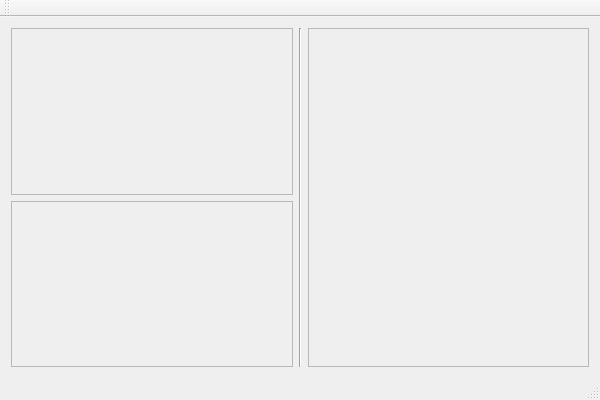
<?xml version="1.0" encoding="UTF-8"?>
<ui version="4.0">
 <class>QtMosaicClass</class>
 <widget class="QMainWindow" name="QtMosaicClass">
  <property name="geometry">
   <rect>
    <x>0</x>
    <y>0</y>
    <width>600</width>
    <height>400</height>
   </rect>
  </property>
  <property name="windowTitle">
   <string>QtMosaic</string>
  </property>
  <widget class="QWidget" name="centralWidget">
   <layout class="QGridLayout" name="gridLayout_4">
    <item row="0" column="0">
     <layout class="QHBoxLayout" name="horizontalLayout">
      <item>
       <layout class="QVBoxLayout" name="verticalLayout">
        <item>
         <widget class="QScrollArea" name="scrollArea_2">
          <property name="widgetResizable">
           <bool>true</bool>
          </property>
          <widget class="QWidget" name="scrollAreaWidgetContents_2">
           <property name="geometry">
            <rect>
             <x>0</x>
             <y>0</y>
             <width>279</width>
             <height>159</height>
            </rect>
           </property>
           <layout class="QGridLayout" name="gridLayout">
            <item row="0" column="0">
             <widget class="QLabel" name="originalImage">
              <property name="layoutDirection">
               <enum>Qt::LeftToRight</enum>
              </property>
              <property name="text">
               <string/>
              </property>
              <property name="alignment">
               <set>Qt::AlignCenter</set>
              </property>
             </widget>
            </item>
           </layout>
          </widget>
         </widget>
        </item>
        <item>
         <widget class="QScrollArea" name="scrollArea_3">
          <property name="widgetResizable">
           <bool>true</bool>
          </property>
          <widget class="QWidget" name="scrollAreaWidgetContents_3">
           <property name="geometry">
            <rect>
             <x>0</x>
             <y>0</y>
             <width>279</width>
             <height>159</height>
            </rect>
           </property>
           <layout class="QGridLayout" name="gridLayout_3">
            <item row="0" column="0">
             <widget class="QLabel" name="mosaicDatabase">
              <property name="text">
               <string/>
              </property>
              <property name="alignment">
               <set>Qt::AlignCenter</set>
              </property>
             </widget>
            </item>
           </layout>
          </widget>
         </widget>
        </item>
       </layout>
      </item>
      <item>
       <widget class="Line" name="line">
        <property name="orientation">
         <enum>Qt::Vertical</enum>
        </property>
       </widget>
      </item>
      <item>
       <widget class="QScrollArea" name="scrollArea">
        <property name="widgetResizable">
         <bool>true</bool>
        </property>
        <widget class="QWidget" name="scrollAreaWidgetContents">
         <property name="geometry">
          <rect>
           <x>0</x>
           <y>0</y>
           <width>280</width>
           <height>328</height>
          </rect>
         </property>
         <layout class="QGridLayout" name="gridLayout_2">
          <item row="0" column="0">
           <widget class="QLabel" name="mosaicLabel">
            <property name="text">
             <string/>
            </property>
            <property name="alignment">
             <set>Qt::AlignCenter</set>
            </property>
           </widget>
          </item>
         </layout>
        </widget>
       </widget>
      </item>
     </layout>
    </item>
   </layout>
  </widget>
  <widget class="QMenuBar" name="menuBar">
   <property name="geometry">
    <rect>
     <x>0</x>
     <y>0</y>
     <width>600</width>
     <height>20</height>
    </rect>
   </property>
  </widget>
  <widget class="QToolBar" name="mainToolBar">
   <attribute name="toolBarArea">
    <enum>TopToolBarArea</enum>
   </attribute>
   <attribute name="toolBarBreak">
    <bool>false</bool>
   </attribute>
  </widget>
  <widget class="QStatusBar" name="statusBar"/>
 </widget>
 <layoutdefault spacing="6" margin="11"/>
 <resources>
  <include location="qtmosaic.qrc"/>
 </resources>
 <connections/>
</ui>
